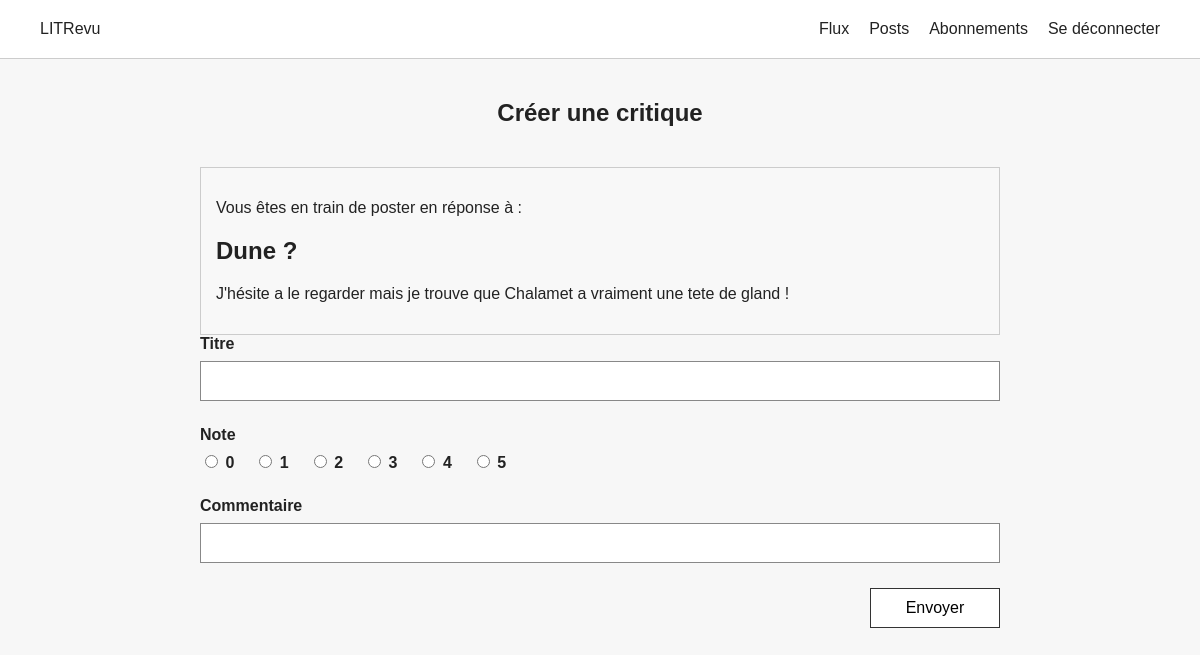
The page /tickets/1/review/ (signed in) on the database its author committed.
### reviews/models.py (models this page shows)
class Ticket(models.Model):
    title = models.CharField(max_length=128)
    description = models.TextField(max_length=2048, blank=True)
    user = models.ForeignKey(
        to=settings.AUTH_USER_MODEL,
        on_delete=models.CASCADE
    )
    image = models.ImageField(null=True, blank=True)
    time_created = models.DateTimeField(auto_now_add=True)

### reviews/views.py (the view, shortened to what this page needs)
@login_required
def create_review(request, ticket_id):
    ticket = get_object_or_404(Ticket, id=ticket_id)
    if Review.objects.filter(
        ticket=ticket,
        user=request.user,
    ).exists():
        messages.error(
            request,
            "Vous avez déjà publié une critique pour ce ticket.",
        )
        return redirect('feed')
    form = ReviewForm()
    return render(
        request,
        'reviews/create_review.html',
        {
            'form': form,
            'ticket': ticket,
        },
    )

### reviews/forms.py
class ReviewForm(forms.ModelForm):
    RATING_CHOICES = [
        (0, '0'),
        (1, '1'),
        (2, '2'),
        (3, '3'),
        (4, '4'),
        (5, '5'),
    ]
    rating = forms.ChoiceField(
        choices=RATING_CHOICES,
        widget=forms.RadioSelect,
        label='Note',
    )
    class Meta:
        model = Review
        fields = ['headline', 'rating', 'body']

### reviews/templates/reviews/create_review.html (shortened to what this page needs)
{% extends 'base.html' %}
{% block content %}
    <section class="form-page">
        <h1>Créer une critique</h1>
        <div class="review-ticket">
            <p>Vous êtes en train de poster en réponse à :</p>
            <h2>{{ ticket.title }}</h2>
            {% if ticket.description %}
                <p>{{ ticket.description }}</p>
            {% endif %}
        </div>
        <form method="post" class="content-form">
            <div class="form-field">
                <label for="{{ form.headline.id_for_label }}">
                    Titre
                </label>
                {{ form.headline }}
            </div>
            <div class="form-field">
                <label for="{{ form.rating.id_for_label }}">
                    Note
                </label>
                {{ form.rating }}
            </div>
            <div class="form-field">
                <label for="{{ form.body.id_for_label }}">
                    Commentaire
                </label>
                {{ form.body }}
            </div>
            <div class="form-actions">
                <button type="submit">
                    Envoyer
                </button>
            </div>
        </form>
    </section>
{% endblock %}

### reviews/static/reviews/style.css (style rules this page uses)
body { margin: 0; font-family: Arial, sans-serif; background: #f7f7f7; color: #222; }
button, input, textarea, select { font: inherit; }
button { padding: 8px 16px; cursor: pointer; }
.review-ticket { margin-top: 20px; padding: 15px; border: 1px solid #ccc; background: #f8f8f8; }
.form-page { max-width: 800px; margin: 0 auto; }
.form-page h1 { text-align: center; margin-bottom: 40px; }
.content-form { display: flex; flex-direction: column; gap: 25px; }
.form-field { display: flex; flex-direction: column; gap: 8px; }
.form-field label { font-weight: bold; }
.form-field input[type="text"], .form-field input[type="password"], .form-field input[type="number"], .form-field textarea, .form-field select { box-sizing: border-box; width: 100%; padding: 10px; border: 1px solid #888; background: white; }
.form-actions { display: flex; justify-content: flex-end; }
.form-actions button { min-width: 130px; padding: 10px 20px; border: 1px solid #333; background: white; }
#id_rating { display: flex; gap: 20px; padding: 0; margin: 0; }
#id_rating > div { display: flex; align-items: center; gap: 5px; }

### rows shown on the page
Ticket: title "Dune ?", description "J'hésite a le regarder mais je trouve que Chalamet a vraiment une tete de gland !"
